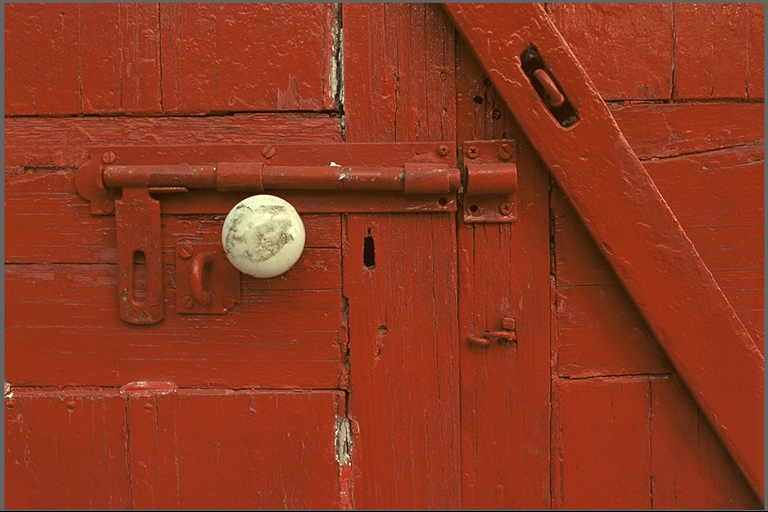
#> input picture img/kodim02.png, 768 x 512 px, found by its file name
$ jupyter execute jpeg_implementation_no_rle.ipynb
#> lines starting #> are read from the running program, lines starting #| are printed output that depends on the picture
[cell 1]
import os
from PIL import Image
import numpy as np
import matplotlib.pyplot as plt
import heapq
from collections import defaultdict, Counter

[cell 2]
# Path to the images
image_file_path = "./img/kodim02.png"

# Function to load images in grayscale
def load_images(image_file_path, target_size=(512, 512)):
    # images = []
#> called with image_file_path = './img/kodim02.png', target_size = (512, 512)
    img = Image.open(image_file_path).convert("L")  # Convert to grayscale
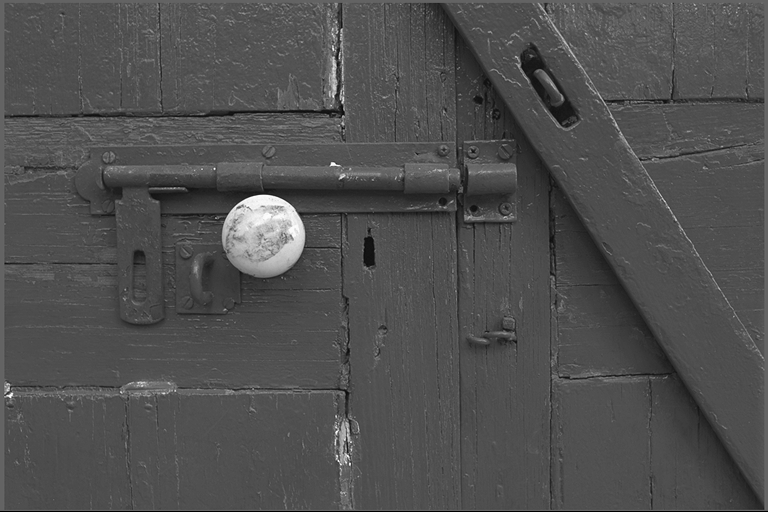
#> img: PIL image 768x512 L; min 0, max 255, mean 79.4
    img = img.resize(target_size)  # Resize to target size
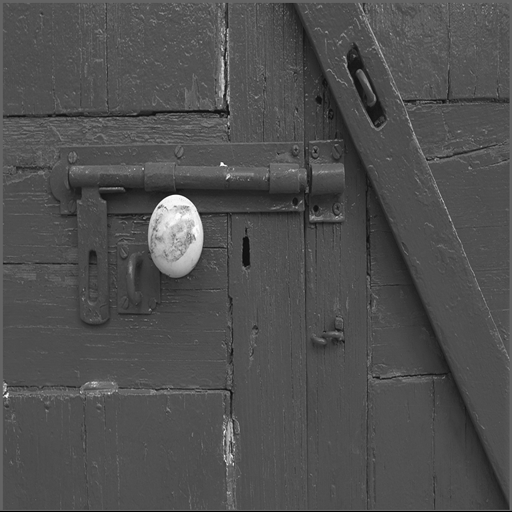
#> img: PIL image 512x512 L; min 0, max 255, mean 79.4
    # images.append(np.array(img))
    return np.array(img)

# Load images
images = load_images(image_file_path)

[cell 3]
print(images.shape)
#| (512, 512)

[cell 4]
# Displaying original image information
def display_image_info(image_path):
#> called with image_path = './img/kodim02.png'
    try:
        img = Image.open(image_path)
#> img is the input picture: PIL image 768x512 RGB; mean R, G, B 142.9, 56.4, 31.2
        mode = img.mode # mode=(RGB:color_images, L:grayscale)
        size = img.size # size=(width, height)
        bit_depth = img.bits if hasattr(img, 'bits') else 'N/A' # bit depth=(8-bit for "L", 24-bit for "RGB")
#> bit_depth = 'N/A'
        return f"Mode: {mode}, Size: {size[0]}x{size[1]}, Bit depth: {bit_depth}"
    except Exception as e:
        print(f"Error loading {image_path}: {e}")
        return "Error loading image"

# Display a few images to verify
plt.figure(figsize=(12, 6))
plt.imshow(images, cmap="gray")
plt.title(f"Original Image")
plt.axis("off")
image_info = display_image_info(image_file_path)
#> image_info = 'Mode: RGB, Size: 768x512, Bit depth: N/A'
print(f"Image info: {image_info}")
#| Image info: Mode: RGB, Size: 768x512, Bit depth: N/A
plt.tight_layout()
plt.show()


def display_image_info_from_array(image_array):
    # Checking the image mode is grayscale (mode 'L' in PIL corresponds to single channel)
    if len(image_array.shape) == 2:
        mode = 'L (Grayscale)'
        bit_depth = 8
    elif len(image_array.shape) == 3 and image_array.shape[2] == 3:
        mode = 'RGB (Color)'
        bit_depth = 24
    else:
        mode = 'Unknown'
        bit_depth = 'N/A'

    size = image_array.shape[:2]  # first two dimensions (height, width)
    return f"Mode: {mode}, Size: {size[1]}x{size[0]}, Bit depth: {bit_depth}"

plt.figure(figsize=(12, 6))
plt.imshow(images, cmap="gray")
plt.title(f"Rescaled Image")
plt.axis("off")
image_info = display_image_info_from_array(images)
print(f"Image info: {image_info}")
#| Image info: Mode: L (Grayscale), Size: 512x512, Bit depth: 8
plt.tight_layout()
plt.show()

[cell 5]
from scipy.fftpack import dct, idct

[cell 6]
# divide an image into 8x8 blocks
def divide_into_blocks(image, block_size=8):
#> called with block_size = 8
    h, w = image.shape
    assert h % block_size == 0 and w % block_size == 0, "Image dimensions must be divisible by block size."
    blocks = []
    for i in range(0, h, block_size):
        for j in range(0, w, block_size):
            block = image[i:i+block_size, j:j+block_size]
            blocks.append(block)
#> after the loop, blocks = 4096 items
    return np.array(blocks)

# compute 2D DCT for each block
def compute_dct(blocks):
    dct_blocks = []
    for block in blocks:
        # Apply 2D DCT
        dct_block = dct(dct(block.T, norm='ortho').T, norm='ortho')
        dct_blocks.append(dct_block)
#> after the loop, dct_blocks = 4096 items
    return np.array(dct_blocks)

# Process all images
blocks = divide_into_blocks(images)  # Divide into 8x8 blocks
dct_blocks = compute_dct(blocks)  # Compute DCT for each block
print(f"{dct_blocks}")
#> (printed output is left out)

# Verify with the first image
first_image_dct = dct_blocks

[cell 7]
print(dct_blocks.shape)
#| (4096, 8, 8)

[cell 8]
# Display the first few DCT blocks
plt.figure(figsize=(12, 6))
for i in range(6):
    plt.subplot(2, 3, i + 1)
    plt.imshow(first_image_dct[i])#, cmap="gray")
    plt.title(f"DCT Block {i+1}")
    plt.axis("off")
plt.tight_layout()
plt.show()
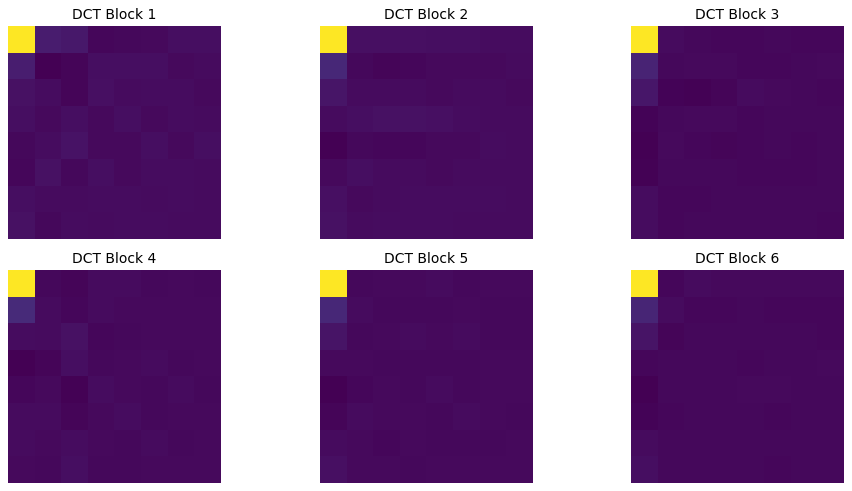
#> figure drawn by matplotlib, 6 panels

[cell 9]
# Default quantization table
default_quantization_table = np.array([
    [16, 11, 10, 16, 24, 40, 51, 61],
    [12, 12, 14, 19, 26, 58, 60, 55],
    [14, 13, 16, 24, 40, 57, 69, 56],
    [14, 17, 22, 29, 51, 87, 80, 62],
    [18, 22, 37, 56, 68, 109, 103, 77],
    [24, 35, 55, 64, 81, 104, 113, 92],
    [49, 64, 78, 87, 103, 121, 120, 101],
    [72, 92, 95, 98, 112, 100, 103, 99]
])

# For scaling quantization table by quality factor
def scale_quantization_table(table, quality_factor):
    if quality_factor < 1: quality_factor = 1
    if quality_factor > 100: quality_factor = 100
    scale = 50 / quality_factor if quality_factor < 50 else (100 - quality_factor) / 50
    scaled_table = np.clip(np.round(table * scale), 1, 255)  # Ensuring the values stay within [1, 255]
    return scaled_table

# Function to quantize DCT coefficients
def quantize_dct(dct_blocks, quant_table):
    quantized_blocks = []
    for block in dct_blocks:
        quantized_block = np.round(block / quant_table).astype(int)  # Quantize
        quantized_blocks.append(quantized_block)
#> after the loop, quantized_blocks = 4096 items
    return np.array(quantized_blocks)

quality_factor = 50  # For adjusting quality factor
scaled_table = scale_quantization_table(default_quantization_table, quality_factor)

# quantized_blocks = quantize_all_dct(all_dct_blocks[0], scaled_table)
quantized_blocks = quantize_dct(dct_blocks, scaled_table)

[cell 10]
print(quantized_blocks.shape)
#| (4096, 8, 8)

[cell 11]
# Display first few quantized blocks for verification
plt.figure(figsize=(12, 6))
for i in range(6):
    plt.subplot(2, 3, i + 1)
    plt.imshow(quantized_blocks[i]) #, cmap="gray")
    plt.title(f"Quantized Block {i + 1}")
    plt.axis("off")
plt.tight_layout()
plt.show()

[cell 12]
print(f"{dct_blocks[0]} \n {quantized_blocks[0]}")
#| [[ 7.34750000e+02  3.32745989e+01  2.49339654e+01 -1.05134246e+01
#|   -8.50000000e+00 -5.26171424e+00  4.01371001e+00  4.86912074e+00]
#|  [ 3.77817912e+01 -2.37850881e+01 -1.25158500e+01  4.18987850e+00
#|    5.74444598e+00  4.78867843e+00 -4.36581391e+00 -1.84516939e+00]
#|  [ 9.14594075e+00  5.03044729e-02 -1.46835047e+01  8.37577861e+00
#|   -7.55751459e-01  1.42395742e+00  1.16789322e+00 -3.17061003e+00]
#> (further printed lines are left out)

[cell 13]
for block in quantized_blocks:
        print(block.flatten())
#> this loop made 4096 passes
#| [46  3  2 -1  0  0  0  0  3 -2 -1  0  0  0  0  0  1  0 -1  0  0  0  0  0
#|   0  0  0  0  0  0  0  0  0  0  0  0  0  0  0  0  0  0  0  0  0  0  0  0
#|   0  0  0  0  0  0  0  0  0  0  0  0  0  0  0  0]
#| [44  1  1  0  0  0  0  0  5 -1 -1  0  0  0  0  0  1  0  0  0  0  0  0  0
#|   0  0  1  0  0  0  0  0 -1  0  0  0  0  0  0  0  0  0  0  0  0  0  0  0
#|   0  0  0  0  0  0  0  0  0  0  0  0  0  0  0  0]
#> (further printed lines are left out)

[cell 14]
# Step 1: Flatten quantized coefficients into a 1D array for all images
def flatten_quantized_blocks(quantized_blocks):
    flattened_data = []
    for block in quantized_blocks:
        flattened_data.extend(block.flatten())
#> after the loop, flattened_data = 262144 items
    return flattened_data

# Step 2: Build the frequency table
def build_frequency_table(data):
    return Counter(data)

# Step 3: Build the Huffman tree
class HuffmanNode:
    def __init__(self, symbol, freq):
        self.symbol = symbol  # The quantized value
        self.freq = freq      # Frequency of the symbol
        self.left = None      # Left child in the tree
        self.right = None     # Right child in the tree

    # Define comparison operators for priority queue
    def __lt__(self, other):
        return self.freq < other.freq

def build_huffman_tree(freq_table):
    priority_queue = [HuffmanNode(symbol, freq) for symbol, freq in freq_table.items()]
    heapq.heapify(priority_queue)

    while len(priority_queue) > 1:
        left = heapq.heappop(priority_queue)
        right = heapq.heappop(priority_queue)
        merged = HuffmanNode(None, left.freq + right.freq)
        merged.left = left
        merged.right = right
        heapq.heappush(priority_queue, merged)

    return priority_queue[0]  # Root node of the Huffman tree

# Step 4: Generate Huffman codes
def generate_huffman_codes(tree):
    codes = {}

    def traverse(node, current_code=""):
        if node.symbol is not None:  # Leaf node
            codes[node.symbol] = current_code
            return
        if node.left: traverse(node.left, current_code + "0")
        if node.right: traverse(node.right, current_code + "1")

    traverse(tree)
    return codes

# Step 5: Encode the data
def encode_data(data, codes):
    return ''.join(codes[symbol] for symbol in data)

def huffman_encode(all_quantized_blocks):
    # Step 1: Flatten the quantized blocks
    flattened_data = flatten_quantized_blocks(all_quantized_blocks)
#> flattened_data = 262144 items

    # Step 2: Build frequency table
    freq_table = build_frequency_table(flattened_data)
#> freq_table = 132 items

    # Step 3: Build Huffman tree
    huffman_tree = build_huffman_tree(freq_table)
#> the loop in build_huffman_tree, `while len(priority_queue) > 1:` made 131 passes

    # Step 4: Generate Huffman codes
    huffman_codes = generate_huffman_codes(huffman_tree)
#> huffman_codes = 132 items

    # Step 5: Encode the data
    encoded_data = encode_data(flattened_data, huffman_codes)

    return encoded_data, huffman_tree, huffman_codes

encoded_data, huffman_tree, huffman_codes = huffman_encode(quantized_blocks)
#> huffman_codes = 132 items

[cell 15]
print(type(encoded_data), len(encoded_data))

[cell 16]
# Print some statistics
print(f"Original size: {len(flatten_quantized_blocks(quantized_blocks)) * 8} bits")
print(f"Encoded size: {len(encoded_data)} bits")
print(f"Compression ratio (Encoded Data/Quantized Block): {len(encoded_data) / (len(flatten_quantized_blocks(quantized_blocks)) * 8):.2f}")

[cell 17]
def calculate_sizes_and_ratios(images, all_dct_blocks, all_quantized_blocks, encoded_data):
    # Image size (Original)
    height, width = images.shape
    original_size_bits = height * width * 8  # 8 bits per pixel
    dct_size_bits = height * width * 32  # 32 bits per coefficient
    quantized_size_bits = height * width * 16  # 16 bits per coefficient
    encoded_size_bits = len(encoded_data)  # Size of the compressed bitstream

    # Compression Ratios
    dct_ratio = original_size_bits / dct_size_bits
    quantized_ratio = original_size_bits / quantized_size_bits
    encoded_ratio = original_size_bits / encoded_size_bits

    print(f"Original Image Size: {original_size_bits / 8 / 1024:.2f} KB")
    print(f"DCT Coefficients Size: {dct_size_bits / 8 / 1024:.2f} KB")
    print(f"Quantized Coefficients Size: {quantized_size_bits / 8 / 1024:.2f} KB")
    print(f"Encoded Data Size: {encoded_size_bits / 8 / 1024:.2f} KB")

    print("\nCompression Ratios:")
    print(f"Original to DCT Ratio: {dct_ratio:.2f}")
    print(f"Original to Quantized Ratio: {quantized_ratio:.2f}")
    print(f"Original to Encoded Ratio: {encoded_ratio:.2f}")

calculate_sizes_and_ratios(images, dct_blocks, quantized_blocks, encoded_data)

[cell 18]
import pickle

def save_encoded_data(encoded_data, huffman_tree, filename):
    # Serialize the Huffman tree and bitstream using pickle
    with open(filename, 'wb') as f:
        pickle.dump({
            "huffman_tree": huffman_tree,
            "encoded_data": encoded_data
        }, f)

# Save the encoded data
save_encoded_data(encoded_data, huffman_tree, "compressed_image.bin")
print("Compressed data saved to 'compressed_image.bin'")

[cell 19]
def load_encoded_data(filename):
    # Deserialize the Huffman tree and bitstream
    with open(filename, 'rb') as f:
        data = pickle.load(f)
    return data["encoded_data"], data["huffman_tree"]

def decode_data(encoded_data, huffman_tree):
    # Decode the bitstream using the Huffman tree
    decoded_symbols = []
    current_node = huffman_tree
    for bit in encoded_data:
        if bit == '0':
            current_node = current_node.left
        else:
            current_node = current_node.right

        # Leaf node reached
        if current_node.symbol is not None:
            decoded_symbols.append(current_node.symbol)
            current_node = huffman_tree  # Reset to root
#> after the loop, decoded_symbols = 262144 items

    return decoded_symbols

def rebuild_quantized_blocks(decoded_symbols, block_shape=(8, 8), num_blocks=4096):
    # Rebuild the quantized blocks from the decoded symbols
    quantized_blocks = []
    for i in range(num_blocks):
        block_data = decoded_symbols[i * 64:(i + 1) * 64]
        block = np.array(block_data).reshape(block_shape)
        quantized_blocks.append(block)
    return np.array(quantized_blocks)

# Load the encoded data
encoded_data, huffman_tree = load_encoded_data("compressed_image.bin")

# Decode the bitstream into quantized coefficients
decoded_symbols = decode_data(encoded_data, huffman_tree)
#> decoded_symbols = 262144 items

# Rebuild quantized blocks for a single image
decoded_quantized_blocks = rebuild_quantized_blocks(decoded_symbols)
#> after the loop in rebuild_quantized_blocks, `for i in range(num_blocks):`: quantized_blocks = 4096 items

print(f"Shape of decoded_quantized_blocks: {decoded_quantized_blocks.shape}")

[cell 20]
from scipy.fftpack import idct

def inverse_quantization(quantized_blocks, quant_table):
    # Multiply each quantized block by the quantization table
    return np.array([block * quant_table for block in quantized_blocks])

def inverse_dct(reconstructed_blocks):
    # Apply inverse DCT to each block
    return np.array([idct(idct(block.T, norm='ortho').T, norm='ortho') for block in reconstructed_blocks])

def reconstruct_image_from_blocks(blocks, image_shape=(512, 512)):
    # Reassemble the blocks into the original image
#> called with blocks = array of shape (4096, 8, 8), image_shape = (512, 512)
    block_size = blocks.shape[1]
    image = np.zeros(image_shape)
    idx = 0
    for i in range(0, image_shape[0], block_size):
        for j in range(0, image_shape[1], block_size):
            image[i:i + block_size, j:j + block_size] = blocks[idx]
            idx += 1
#> after the loop, idx = 4096
    return np.clip(image, 0, 255).astype(np.uint8)

# Step 1: Inverse quantization
reconstructed_blocks = inverse_quantization(decoded_quantized_blocks, scaled_table)

# Step 2: Inverse DCT
spatial_blocks = inverse_dct(reconstructed_blocks)

# Step 3: Reconstruct the image
reconstructed_image = reconstruct_image_from_blocks(spatial_blocks)

# Display the reconstructed image
plt.imshow(reconstructed_image, cmap='gray')
plt.title("Reconstructed Image")
plt.axis("off")
plt.show()

[cell 21]
from sklearn.metrics import mean_squared_error
import numpy as np

def calculate_rmse(original_image, reconstructed_image):
    rmse = np.sqrt(mean_squared_error(original_image.flatten(), reconstructed_image.flatten()))
#> rmse = 4.54
    return rmse

# Calculate RMSE for a single image
rmse = calculate_rmse(images, reconstructed_image)
#> rmse = 4.54
print(f"RMSE for the reconstructed image: {rmse:.4f}")

[cell 22]
def rmse_vs_bpp_analysis(images, all_dct_blocks, all_quantized_blocks, encoded_data):
    original_size_bits = images.size * 8  # Total bits in original images
    encoded_size_bits = len(encoded_data)  # Compressed size in bits
    bpp = encoded_size_bits / (images.shape[0] * images.shape[1] )  # Bits per pixel

    rmses = []
    # for i, image in enumerate(images):
    decoded_symbols = decode_data(encoded_data, huffman_tree)
#> decoded_symbols = 262144 items
    decoded_blocks = rebuild_quantized_blocks(decoded_symbols)
    reconstructed_blocks = inverse_quantization(decoded_blocks, scaled_table)
    spatial_blocks = inverse_dct(reconstructed_blocks)
    reconstructed_image = reconstruct_image_from_blocks(spatial_blocks)

    # Calculate RMSE
    rmse = calculate_rmse(images, reconstructed_image)
#> rmse = 4.54
    rmses.append(rmse)

    # Average RMSE across all images
    avg_rmse = np.mean(rmses)
#> avg_rmse = 4.54
    return bpp, avg_rmse

# Perform analysis
bpp, avg_rmse = rmse_vs_bpp_analysis(images, dct_blocks, quantized_blocks, encoded_data)
#> bpp = 1.36; avg_rmse = 4.54
print(f"Bits Per Pixel (BPP): {bpp:.4f}")
print(f"Average RMSE: {avg_rmse:.4f}")

[cell 23]
import matplotlib.pyplot as plt

def plot_rmse_vs_bpp(quality_factors, bpps, rmses):
    plt.figure(figsize=(8, 6))
    plt.plot(bpps, rmses, marker='o')
    plt.title("RMSE vs. BPP")
    plt.xlabel("Bits Per Pixel (BPP)")
    plt.ylabel("Root Mean Squared Error (RMSE)")
    plt.grid(True)
    plt.show()

# Example data (simulate RMSE and BPP values for different quality factors)
quality_factors = np.linspace(10, 90, 9)  # Quality factors
bpps = []  # To store calculated BPPs
rmses = []  # To store calculated RMSEs


for qf in quality_factors:
    scaled_table = scale_quantization_table(default_quantization_table, qf) #* (100 - qf) / 50
    all_quantized_blocks = quantize_dct(dct_blocks, scaled_table)
    encoded_data, huffman_tree, huffman_codes = huffman_encode(all_quantized_blocks)
    bpp, avg_rmse = rmse_vs_bpp_analysis(images, dct_blocks, all_quantized_blocks, encoded_data)
    bpps.append(bpp)
    rmses.append(avg_rmse)
#> this loop made 9 passes
#> (avg_rmse, bpp) on passes 1 to 8: (7.55, 1.09), (6.09, 1.16), (5.36, 1.23), (4.89, 1.3), (4.54, 1.36), (4.2, 1.43), (3.78, 1.55), (3.24, 1.74)
#> after the loop, bpps = [1.09, 1.16, 1.23, 1.3, 1.36, 1.43, 1.55, 1.74, 2.25]; rmses = [7.55, 6.09, 5.36, 4.89, 4.54, 4.2, 3.78, 3.24, 2.35]

# Plot RMSE vs. BPP
plot_rmse_vs_bpp(quality_factors, bpps, rmses)
#> in plot_rmse_vs_bpp, `plt.show()`:
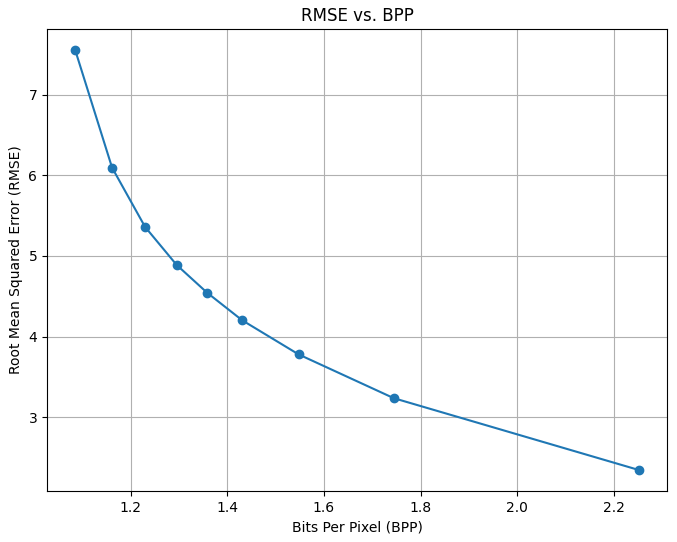
#> figure drawn by matplotlib, 1 panel

[cell 24]
import pickle
import numpy as np
import matplotlib.pyplot as plt
from PIL import Image
from scipy.fftpack import idct

def decode_and_reconstruct_image(encoded_data, huffman_tree, quant_table, image_shape=(512, 512)):
    # Decode the bitstream into quantized coefficients
    decoded_symbols = decode_data(encoded_data, huffman_tree)

    # Rebuild quantized blocks from decoded symbols
    decoded_quantized_blocks = rebuild_quantized_blocks(decoded_symbols)

    # Perform inverse quantization
    reconstructed_blocks = inverse_quantization(decoded_quantized_blocks, quant_table)

    # Apply inverse DCT to get spatial blocks
    spatial_blocks = inverse_dct(reconstructed_blocks)

    # Reconstruct the full image from blocks
    reconstructed_image = reconstruct_image_from_blocks(spatial_blocks, image_shape)

    return reconstructed_image

# Define functions for compression and decompression (based on previous code)

def save_compressed_data(encoded_data, huffman_tree, filename):
    with open(filename, 'wb') as f:
        pickle.dump({
            "huffman_tree": huffman_tree,
            "encoded_data": encoded_data
        }, f)
    print(f"Compressed data saved to {filename}")

def load_compressed_data(filename):
    with open(filename, 'rb') as f:
        data = pickle.load(f)
    return data["encoded_data"], data["huffman_tree"]

def decode_data(encoded_data, huffman_tree):
    decoded_symbols = []
    current_node = huffman_tree
    for bit in encoded_data:
        current_node = current_node.left if bit == '0' else current_node.right
        if current_node.symbol is not None:
            decoded_symbols.append(current_node.symbol)
            current_node = huffman_tree
    return decoded_symbols

def rebuild_quantized_blocks(decoded_symbols, block_shape=(8, 8), num_blocks=4096):
    quantized_blocks = [np.array(decoded_symbols[i * 64:(i + 1) * 64]).reshape(block_shape) for i in range(num_blocks)]
    return np.array(quantized_blocks)

def inverse_quantization(quantized_blocks, quant_table):
    return np.array([block * quant_table for block in quantized_blocks])

def inverse_dct(reconstructed_blocks):
    return np.array([idct(idct(block.T, norm='ortho').T, norm='ortho') for block in reconstructed_blocks])

def reconstruct_image_from_blocks(blocks, image_shape=(512, 512)):
#> called with blocks = array of shape (4096, 8, 8), image_shape = (512, 512)
    image = np.zeros(image_shape)
    idx = 0
    block_size = blocks.shape[1]
    for i in range(0, image_shape[0], block_size):
        for j in range(0, image_shape[1], block_size):
            image[i:i + block_size, j:j + block_size] = blocks[idx]
            idx += 1
#> after the loop, idx = 4096
    return np.clip(image, 0, 255).astype(np.uint8)

def save_as_jpeg(image, filename="reconstructed_image.jpg"):
    pil_image = Image.fromarray(image)  # Convert numpy array to PIL Image
    pil_image.save(filename, "JPEG")
    print(f"Reconstructed image saved as {filename}")

def display_image(image):
    plt.imshow(image, cmap='gray')
    plt.title("Reconstructed Image from Compressed Data")
    plt.axis("off")
    plt.show()

# --- Main Execution ---
# Step 1: Save the compressed data (Huffman tree + encoded bitstream)
save_compressed_data(encoded_data, huffman_tree, "compressed_image.bin")

# Step 2: Load the compressed data (Huffman tree + encoded bitstream)
encoded_data, huffman_tree = load_compressed_data("compressed_image.bin")

# Step 3: Decode and reconstruct the image
reconstructed_image = decode_and_reconstruct_image(encoded_data, huffman_tree, scaled_table)

# Step 4: Save the reconstructed image as a JPEG file
save_as_jpeg(reconstructed_image, "reconstructed_image.jpg")

# Optional: Display the image if desired
display_image(reconstructed_image)
